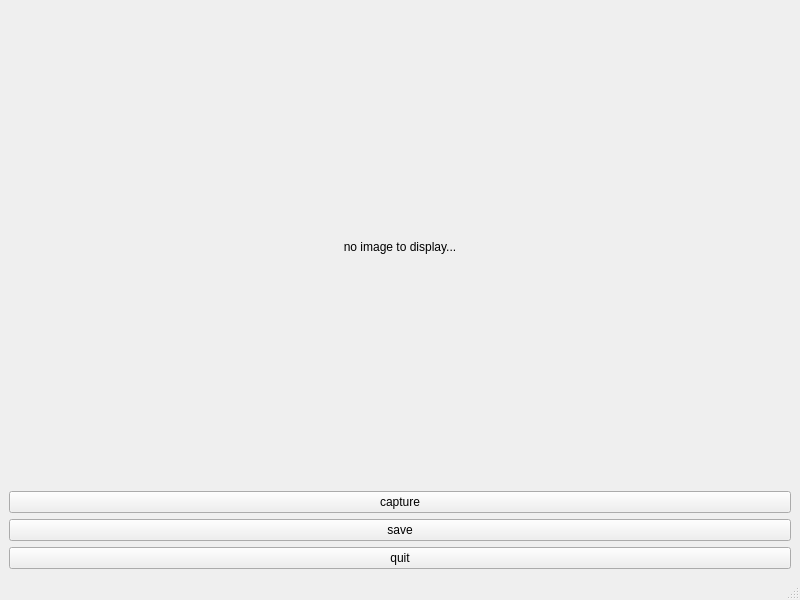
<?xml version="1.0" encoding="UTF-8"?>
<ui version="4.0">
 <class>MainWindow</class>
 <widget class="QMainWindow" name="MainWindow">
  <property name="geometry">
   <rect>
    <x>0</x>
    <y>0</y>
    <width>800</width>
    <height>600</height>
   </rect>
  </property>
  <property name="windowTitle">
   <string>MainWindow</string>
  </property>
  <widget class="QWidget" name="centralwidget">
   <layout class="QHBoxLayout" name="horizontalLayout" stretch="2,1">
    <item>
     <layout class="QHBoxLayout" name="ImageView"/>
    </item>
    <item>
     <layout class="QVBoxLayout" name="verticalLayout">
      <item>
       <widget class="QLabel" name="ImageCapture">
        <property name="text">
         <string>no image to display...</string>
        </property>
        <property name="alignment">
         <set>Qt::AlignCenter</set>
        </property>
       </widget>
      </item>
      <item>
       <widget class="QPushButton" name="pushButton_capture">
        <property name="text">
         <string>capture</string>
        </property>
       </widget>
      </item>
      <item>
       <widget class="QPushButton" name="pushButton_save">
        <property name="text">
         <string>save</string>
        </property>
       </widget>
      </item>
      <item>
       <widget class="QPushButton" name="pushButton_quit">
        <property name="text">
         <string>quit</string>
        </property>
       </widget>
      </item>
     </layout>
    </item>
   </layout>
  </widget>
  <widget class="QMenuBar" name="menubar">
   <property name="geometry">
    <rect>
     <x>0</x>
     <y>0</y>
     <width>800</width>
     <height>23</height>
    </rect>
   </property>
  </widget>
  <widget class="QStatusBar" name="statusbar"/>
 </widget>
 <resources/>
 <connections/>
</ui>
